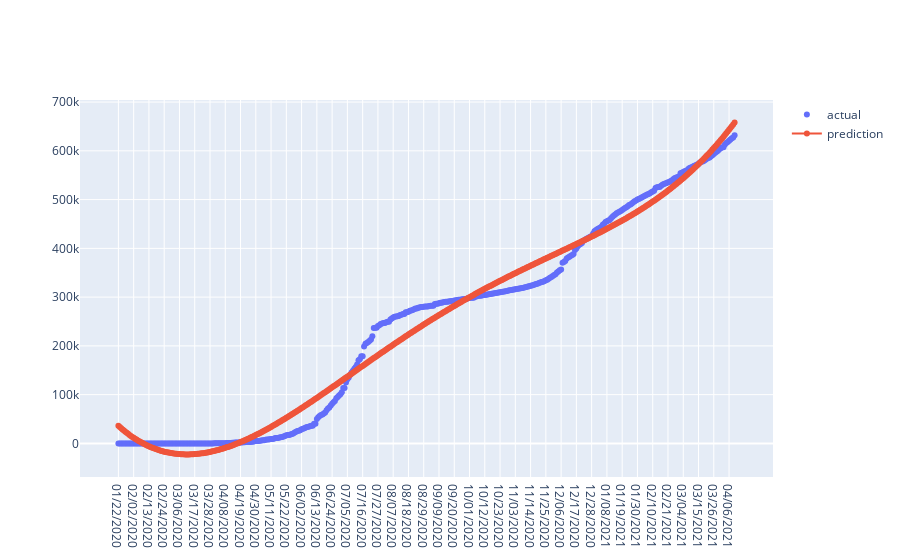

Notebook cell for this chart:
### Code cell
#Polynomial Method*****Recovered case

from sklearn.preprocessing import PolynomialFeatures 
  
poly = PolynomialFeatures(degree = 4) 
X_poly = poly.fit_transform(days_since_1st) 
  
poly.fit(X_poly,dfvr) 
poly_reg = LinearRegression() 
poly_reg.fit(X_poly, dfvr) 


def poly_recover_graph_display(country='Pakistan'):
    df = process_data_case(data=dfr,country=country) 
   
    fig = go.Figure([
    go.Scatter(x=adjusted_dates, y=dfvr,name='actual', mode='markers'),
    
    go.Scatter(x=future_predict_dates, y=poly_reg.predict(poly.fit_transform(future_predict)), name='prediction',mode='lines+markers')
    ])

    return fig


poly_recover_graph_display()

### Figure 1 — Plotly figure (JSON) as saved in the notebook; plotly's stock layout.template omitted (floating-point values rounded to 4 significant figures; data arrays with more than 128 entries replaced by an {"elided": "..."} marker saying what was removed)
{"data": [{"mode": "markers", "name": "actual", "type": "scatter", "x": {"elided": "445 str values"}, "y": {"elided": "445 int values"}}, {"mode": "lines+markers", "name": "prediction", "type": "scatter", "x": {"elided": "445 str values"}, "y": {"elided": "445 float values"}}], "layout": {}}
